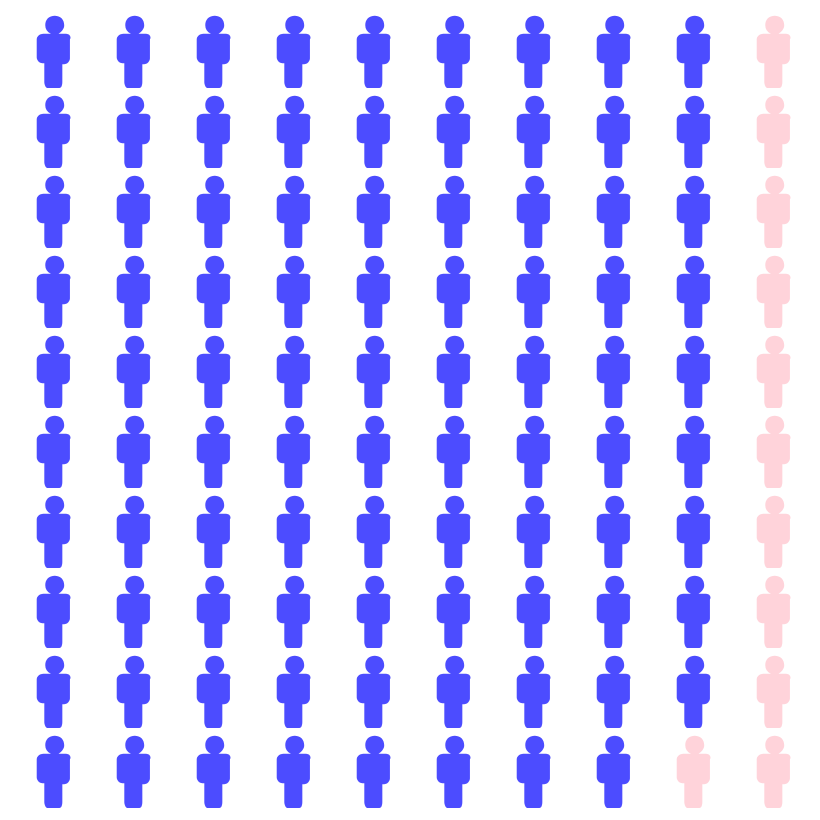

Here is the Vega-Lite specification saved for this chart:
### Vega-Lite specification from a JSON file in a GitHub repository (floating-point values rounded to 4 significant figures)
{"$schema": "https://vega.github.io/schema/vega-lite/v5.json", "config": {"view": {"stroke": ""}}, "background": "transparent", "width": 400, "height": 400, "data": {"values": [{"id": 1, "value": "blue"}, {"id": 2, "value": "blue"}, {"id": 3, "value": "blue"}, {"id": 4, "value": "blue"}, {"id": 5, "value": "blue"}, {"id": 6, "value": "blue"}, {"id": 7, "value": "blue"}, {"id": 8, "value": "blue"}, {"id": 9, "value": "blue"}, {"id": 10, "value": "blue"}, {"id": 11, "value": "blue"}, {"id": 12, "value": "blue"}, {"id": 13, "value": "blue"}, {"id": 14, "value": "blue"}, {"id": 15, "value": "blue"}, {"id": 16, "value": "blue"}, {"id": 17, "value": "blue"}, {"id": 18, "value": "blue"}, {"id": 19, "value": "blue"}, {"id": 20, "value": "blue"}, {"id": 21, "value": "blue"}, {"id": 22, "value": "blue"}, {"id": 23, "value": "blue"}, {"id": 24, "value": "blue"}, {"id": 25, "value": "blue"}, {"id": 26, "value": "blue"}, {"id": 27, "value": "blue"}, {"id": 28, "value": "blue"}, {"id": 29, "value": "blue"}, {"id": 30, "value": "blue"}, {"id": 31, "value": "blue"}, {"id": 32, "value": "blue"}, {"id": 33, "value": "blue"}, {"id": 34, "value": "blue"}, {"id": 35, "value": "blue"}, {"id": 36, "value": "blue"}, {"id": 37, "value": "blue"}, {"id": 38, "value": "blue"}, {"id": 39, "value": "blue"}, {"id": 40, "value": "blue"}, {"id": 41, "value": "blue"}, {"id": 42, "value": "blue"}, {"id": 43, "value": "blue"}, {"id": 44, "value": "blue"}, {"id": 45, "value": "blue"}, {"id": 46, "value": "blue"}, {"id": 47, "value": "blue"}, {"id": 48, "value": "blue"}, {"id": 49, "value": "blue"}, {"id": 50, "value": "blue"}, {"id": 51, "value": "blue"}, {"id": 52, "value": "blue"}, {"id": 53, "value": "blue"}, {"id": 54, "value": "blue"}, {"id": 55, "value": "blue"}, {"id": 56, "value": "blue"}, {"id": 57, "value": "blue"}, {"id": 58, "value": "blue"}, {"id": 59, "value": "blue"}, {"id": 60, "value": "blue"}, {"id": 61, "value": "blue"}, {"id": 62, "value": "blue"}, {"id": 63, "value": "blue"}, {"id": 64, "value": "blue"}, {"id": 65, "value": "blue"}, {"id": 66, "value": "blue"}, {"id": 67, "value": "blue"}, {"id": 68, "value": "blue"}, {"id": 69, "value": "blue"}, {"id": 70, "value": "blue"}, {"id": 71, "value": "blue"}, {"id": 72, "value": "blue"}, {"id": 73, "value": "blue"}, {"id": 74, "value": "blue"}, {"id": 75, "value": "blue"}, {"id": 76, "value": "blue"}, {"id": 77, "value": "blue"}, {"id": 78, "value": "blue"}, {"id": 79, "value": "blue"}, {"id": 80, "value": "blue"}, {"id": 81, "value": "blue"}, {"id": 82, "value": "blue"}, {"id": 83, "value": "blue"}, {"id": 84, "value": "blue"}, {"id": 85, "value": "blue"}, {"id": 86, "value": "blue"}, {"id": 87, "value": "blue"}, {"id": 88, "value": "blue"}, {"id": 89, "value": "blue"}, {"id": 90, "value": "pink"}, {"id": 91, "value": "pink"}, {"id": 92, "value": "pink"}, {"id": 93, "value": "pink"}, {"id": 94, "value": "pink"}, {"id": 95, "value": "pink"}, {"id": 96, "value": "pink"}, {"id": 97, "value": "pink"}, {"id": 98, "value": "pink"}, {"id": 99, "value": "pink"}, {"id": 100, "value": "pink"}]}, "transform": [{"calculate": "ceil (datum.id/10)", "as": "col"}, {"calculate": "datum.id - datum.col*10", "as": "row"}], "mark": {"type": "point", "filled": true}, "encoding": {"x": {"field": "col", "type": "ordinal", "axis": null}, "y": {"field": "row", "type": "ordinal", "axis": null}, "shape": {"value": "M1.7 -1.7h-0.8c0.3 -0.2 0.6 -0.5 0.6 -0.9c0 -0.6 -0.4 -1 -1 -1c-0.6 0 -1 0.4 -1 1c0 0.4 0.2 0.7 0.6 0.9h-0.8c-0.4 0 -0.7 0.3 -0.7 0.6v1.9c0 0.3 0.3 0.6 0.6 0.6h0.2c0 0 0 0.1 0 0.1v1.9c0 0.3 0.2 0.6 0.3 0.6h1.3c0.2 0 0.3 -0.3 0.3 -0.6v-1.8c0 0 0 -0.1 0 -0.1h0.2c0.3 0 0.6 -0.3 0.6 -0.6v-2c0.2 -0.3 -0.1 -0.6 -0.4 -0.6z"}, "color": {"field": "value", "type": "nominal", "scale": null}, "size": {"value": 90}}}
